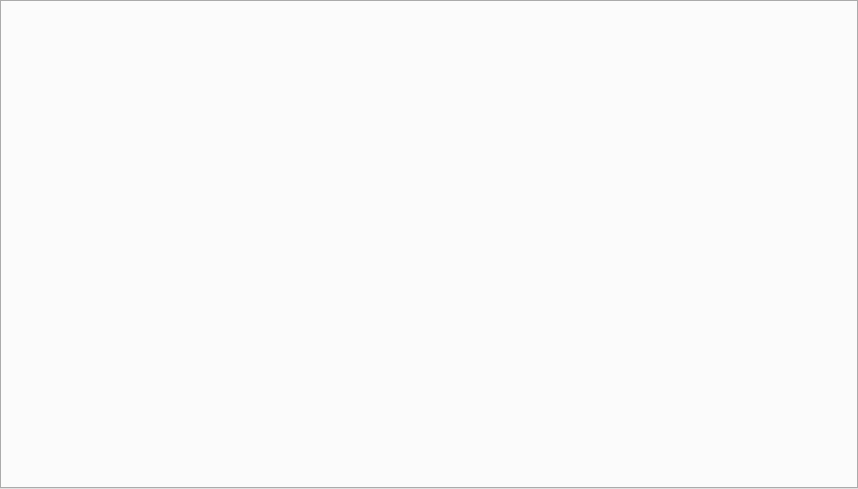
<?xml version="1.0" encoding="UTF-8"?>
<ui version="4.0">
 <class>ACProjectCreateDlg</class>
 <widget class="QWidget" name="ACProjectCreateDlg">
  <property name="geometry">
   <rect>
    <x>0</x>
    <y>0</y>
    <width>858</width>
    <height>489</height>
   </rect>
  </property>
  <property name="windowTitle">
   <string>ACProjectCreateDlg</string>
  </property>
  <layout class="QHBoxLayout" name="horizontalLayout">
   <property name="spacing">
    <number>0</number>
   </property>
   <property name="leftMargin">
    <number>0</number>
   </property>
   <property name="topMargin">
    <number>0</number>
   </property>
   <property name="rightMargin">
    <number>0</number>
   </property>
   <property name="bottomMargin">
    <number>0</number>
   </property>
   <item>
    <widget class="QWidget" name="backgroundWidget" native="true">
     <layout class="QVBoxLayout" name="verticalLayout">
      <property name="spacing">
       <number>0</number>
      </property>
      <property name="leftMargin">
       <number>0</number>
      </property>
      <property name="topMargin">
       <number>0</number>
      </property>
      <property name="rightMargin">
       <number>0</number>
      </property>
      <property name="bottomMargin">
       <number>0</number>
      </property>
      <item>
       <widget class="QTabWidget" name="projTabWidget">
        <property name="currentIndex">
         <number>-1</number>
        </property>
        <property name="tabsClosable">
         <bool>false</bool>
        </property>
        <property name="movable">
         <bool>true</bool>
        </property>
       </widget>
      </item>
     </layout>
    </widget>
   </item>
  </layout>
 </widget>
 <layoutdefault spacing="6" margin="11"/>
 <resources/>
 <connections/>
</ui>
